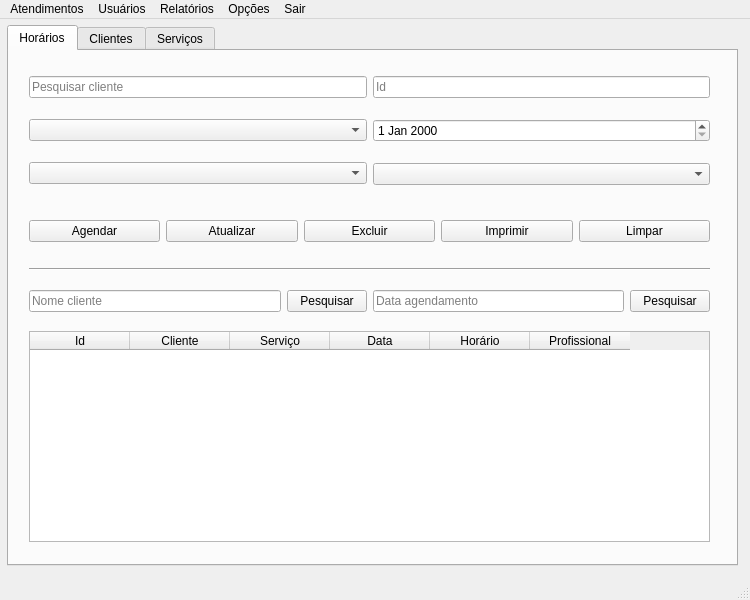
<?xml version="1.0" encoding="UTF-8"?>
<ui version="4.0">
 <class>MainWindow</class>
 <widget class="QMainWindow" name="MainWindow">
  <property name="geometry">
   <rect>
    <x>0</x>
    <y>0</y>
    <width>750</width>
    <height>600</height>
   </rect>
  </property>
  <property name="minimumSize">
   <size>
    <width>750</width>
    <height>600</height>
   </size>
  </property>
  <property name="windowTitle">
   <string>Tela Principal - Mehsys</string>
  </property>
  <widget class="QWidget" name="centralwidget">
   <widget class="QTabWidget" name="tabWidget">
    <property name="geometry">
     <rect>
      <x>7</x>
      <y>6</y>
      <width>731</width>
      <height>541</height>
     </rect>
    </property>
    <property name="sizePolicy">
     <sizepolicy hsizetype="Maximum" vsizetype="Maximum">
      <horstretch>0</horstretch>
      <verstretch>0</verstretch>
     </sizepolicy>
    </property>
    <property name="currentIndex">
     <number>0</number>
    </property>
    <widget class="QWidget" name="tabHor">
     <attribute name="title">
      <string>Horários</string>
     </attribute>
     <widget class="Line" name="line">
      <property name="geometry">
       <rect>
        <x>20</x>
        <y>210</y>
        <width>681</width>
        <height>16</height>
       </rect>
      </property>
      <property name="orientation">
       <enum>Qt::Horizontal</enum>
      </property>
     </widget>
     <widget class="QTableWidget" name="table_hor">
      <property name="geometry">
       <rect>
        <x>20</x>
        <y>280</y>
        <width>681</width>
        <height>211</height>
       </rect>
      </property>
      <column>
       <property name="text">
        <string>Id</string>
       </property>
      </column>
      <column>
       <property name="text">
        <string>Cliente</string>
       </property>
      </column>
      <column>
       <property name="text">
        <string>Serviço</string>
       </property>
      </column>
      <column>
       <property name="text">
        <string>Data</string>
       </property>
      </column>
      <column>
       <property name="text">
        <string>Horário</string>
       </property>
      </column>
      <column>
       <property name="text">
        <string>Profissional</string>
       </property>
      </column>
     </widget>
     <widget class="QWidget" name="layoutWidget">
      <property name="geometry">
       <rect>
        <x>20</x>
        <y>10</y>
        <width>681</width>
        <height>141</height>
       </rect>
      </property>
      <layout class="QHBoxLayout" name="horizontalLayout">
       <item>
        <layout class="QVBoxLayout" name="verticalLayout">
         <item>
          <widget class="QLineEdit" name="txtPesCli_hor">
           <property name="placeholderText">
            <string>Pesquisar cliente</string>
           </property>
           <property name="clearButtonEnabled">
            <bool>true</bool>
           </property>
          </widget>
         </item>
         <item>
          <widget class="QComboBox" name="cbbSer_hor">
           <property name="placeholderText">
            <string>Selecionar serviço</string>
           </property>
          </widget>
         </item>
         <item>
          <widget class="QComboBox" name="cbbPro_hor">
           <property name="placeholderText">
            <string>Selecionar Profissional</string>
           </property>
          </widget>
         </item>
        </layout>
       </item>
       <item>
        <layout class="QVBoxLayout" name="verticalLayout_2">
         <item>
          <widget class="QLineEdit" name="txtId_hor">
           <property name="placeholderText">
            <string>Id</string>
           </property>
          </widget>
         </item>
         <item>
          <widget class="QDateEdit" name="dat_hor"/>
         </item>
         <item>
          <widget class="QComboBox" name="cbbHor_hor">
           <property name="placeholderText">
            <string>Selecionar horário</string>
           </property>
          </widget>
         </item>
        </layout>
       </item>
      </layout>
     </widget>
     <widget class="QWidget" name="layoutWidget">
      <property name="geometry">
       <rect>
        <x>20</x>
        <y>155</y>
        <width>681</width>
        <height>51</height>
       </rect>
      </property>
      <layout class="QHBoxLayout" name="horizontalLayout_2">
       <item>
        <widget class="QPushButton" name="btnAge_hor">
         <property name="text">
          <string>Agendar</string>
         </property>
        </widget>
       </item>
       <item>
        <widget class="QPushButton" name="btnAtu_hor">
         <property name="text">
          <string>Atualizar</string>
         </property>
        </widget>
       </item>
       <item>
        <widget class="QPushButton" name="btnExc_hor">
         <property name="text">
          <string>Excluir</string>
         </property>
        </widget>
       </item>
       <item>
        <widget class="QPushButton" name="BtnImp_hor">
         <property name="text">
          <string>Imprimir</string>
         </property>
        </widget>
       </item>
       <item>
        <widget class="QPushButton" name="btnLim_hor">
         <property name="text">
          <string>Limpar</string>
         </property>
        </widget>
       </item>
      </layout>
     </widget>
     <widget class="QWidget" name="layoutWidget">
      <property name="geometry">
       <rect>
        <x>20</x>
        <y>230</y>
        <width>681</width>
        <height>41</height>
       </rect>
      </property>
      <layout class="QHBoxLayout" name="horizontalLayout_3">
       <item>
        <widget class="QLineEdit" name="txtPesNom_hor">
         <property name="placeholderText">
          <string>Nome cliente</string>
         </property>
         <property name="clearButtonEnabled">
          <bool>true</bool>
         </property>
        </widget>
       </item>
       <item>
        <widget class="QPushButton" name="btnPesNom_hor">
         <property name="text">
          <string>Pesquisar</string>
         </property>
        </widget>
       </item>
       <item>
        <widget class="QLineEdit" name="txtPesDat_hor">
         <property name="placeholderText">
          <string>Data agendamento</string>
         </property>
         <property name="clearButtonEnabled">
          <bool>true</bool>
         </property>
        </widget>
       </item>
       <item>
        <widget class="QPushButton" name="btnPesDat_hor">
         <property name="text">
          <string>Pesquisar</string>
         </property>
        </widget>
       </item>
      </layout>
     </widget>
    </widget>
    <widget class="QWidget" name="tabCli">
     <attribute name="title">
      <string>Clientes</string>
     </attribute>
     <widget class="QWidget" name="layoutWidget">
      <property name="geometry">
       <rect>
        <x>120</x>
        <y>230</y>
        <width>481</width>
        <height>41</height>
       </rect>
      </property>
      <layout class="QHBoxLayout" name="horizontalLayout_4">
       <item>
        <widget class="QLineEdit" name="txtPesNom_cli">
         <property name="placeholderText">
          <string>Nome cliente</string>
         </property>
         <property name="clearButtonEnabled">
          <bool>true</bool>
         </property>
        </widget>
       </item>
       <item>
        <widget class="QPushButton" name="btnPesNom_cli">
         <property name="text">
          <string>Pesquisar</string>
         </property>
        </widget>
       </item>
      </layout>
     </widget>
     <widget class="QTableWidget" name="table_cli">
      <property name="geometry">
       <rect>
        <x>20</x>
        <y>280</y>
        <width>681</width>
        <height>211</height>
       </rect>
      </property>
      <column>
       <property name="text">
        <string>Id</string>
       </property>
      </column>
      <column>
       <property name="text">
        <string>Nome</string>
       </property>
      </column>
      <column>
       <property name="text">
        <string>Sexo</string>
       </property>
      </column>
      <column>
       <property name="text">
        <string>CPF</string>
       </property>
      </column>
      <column>
       <property name="text">
        <string>Endereço</string>
       </property>
      </column>
      <column>
       <property name="text">
        <string>Fone</string>
       </property>
      </column>
     </widget>
     <widget class="QWidget" name="layoutWidget_2">
      <property name="geometry">
       <rect>
        <x>20</x>
        <y>155</y>
        <width>681</width>
        <height>51</height>
       </rect>
      </property>
      <layout class="QHBoxLayout" name="horizontalLayout_5">
       <item>
        <widget class="QPushButton" name="btnSal_cli">
         <property name="text">
          <string>Salvar</string>
         </property>
        </widget>
       </item>
       <item>
        <widget class="QPushButton" name="btnAtu_cli">
         <property name="text">
          <string>Atualizar</string>
         </property>
        </widget>
       </item>
       <item>
        <widget class="QPushButton" name="btnExc_cli">
         <property name="text">
          <string>Excluir</string>
         </property>
        </widget>
       </item>
       <item>
        <widget class="QPushButton" name="btnLim_cli">
         <property name="text">
          <string>Limpar</string>
         </property>
        </widget>
       </item>
      </layout>
     </widget>
     <widget class="QWidget" name="layoutWidget_3">
      <property name="geometry">
       <rect>
        <x>20</x>
        <y>10</y>
        <width>681</width>
        <height>141</height>
       </rect>
      </property>
      <layout class="QHBoxLayout" name="horizontalLayout_6">
       <item>
        <layout class="QVBoxLayout" name="verticalLayout_3">
         <item>
          <widget class="QLineEdit" name="txtNom_cli">
           <property name="placeholderText">
            <string>Nome cliente</string>
           </property>
           <property name="clearButtonEnabled">
            <bool>true</bool>
           </property>
          </widget>
         </item>
         <item>
          <widget class="QComboBox" name="cbcSex_cli">
           <property name="placeholderText">
            <string>Selecionar sexo</string>
           </property>
          </widget>
         </item>
         <item>
          <widget class="QLineEdit" name="txtCpf_cli">
           <property name="placeholderText">
            <string>CPF cliente</string>
           </property>
           <property name="clearButtonEnabled">
            <bool>true</bool>
           </property>
          </widget>
         </item>
        </layout>
       </item>
       <item>
        <layout class="QVBoxLayout" name="verticalLayout_4">
         <item>
          <widget class="QLineEdit" name="txtId_cli">
           <property name="placeholderText">
            <string>Id</string>
           </property>
          </widget>
         </item>
         <item>
          <widget class="QLineEdit" name="txtEnd_cli">
           <property name="placeholderText">
            <string>Endereço cliente</string>
           </property>
          </widget>
         </item>
         <item>
          <widget class="QLineEdit" name="txtFon_cli">
           <property name="placeholderText">
            <string>Fone cliente</string>
           </property>
          </widget>
         </item>
        </layout>
       </item>
      </layout>
     </widget>
     <widget class="Line" name="line_2">
      <property name="geometry">
       <rect>
        <x>20</x>
        <y>210</y>
        <width>681</width>
        <height>16</height>
       </rect>
      </property>
      <property name="orientation">
       <enum>Qt::Horizontal</enum>
      </property>
     </widget>
    </widget>
    <widget class="QWidget" name="tabSer">
     <attribute name="title">
      <string>Serviços</string>
     </attribute>
     <widget class="QWidget" name="layoutWidget_4">
      <property name="geometry">
       <rect>
        <x>120</x>
        <y>230</y>
        <width>481</width>
        <height>41</height>
       </rect>
      </property>
      <layout class="QHBoxLayout" name="horizontalLayout_7">
       <item>
        <widget class="QLineEdit" name="lineEdit_9">
         <property name="placeholderText">
          <string>Nome serviço</string>
         </property>
         <property name="clearButtonEnabled">
          <bool>true</bool>
         </property>
        </widget>
       </item>
       <item>
        <widget class="QPushButton" name="pushButton_15">
         <property name="text">
          <string>Pesquisar</string>
         </property>
        </widget>
       </item>
      </layout>
     </widget>
     <widget class="QTableWidget" name="table_ser">
      <property name="geometry">
       <rect>
        <x>20</x>
        <y>280</y>
        <width>681</width>
        <height>211</height>
       </rect>
      </property>
      <column>
       <property name="text">
        <string>Id</string>
       </property>
      </column>
      <column>
       <property name="text">
        <string>Nome</string>
       </property>
      </column>
      <column>
       <property name="text">
        <string>Profissional</string>
       </property>
      </column>
      <column>
       <property name="text">
        <string>Valor</string>
       </property>
      </column>
      <column>
       <property name="text">
        <string>Duração</string>
       </property>
      </column>
     </widget>
     <widget class="QWidget" name="layoutWidget_5">
      <property name="geometry">
       <rect>
        <x>20</x>
        <y>155</y>
        <width>681</width>
        <height>51</height>
       </rect>
      </property>
      <layout class="QHBoxLayout" name="horizontalLayout_8">
       <item>
        <widget class="QPushButton" name="pushButton_17">
         <property name="text">
          <string>Salvar</string>
         </property>
        </widget>
       </item>
       <item>
        <widget class="QPushButton" name="pushButton_18">
         <property name="text">
          <string>Atualizar</string>
         </property>
        </widget>
       </item>
       <item>
        <widget class="QPushButton" name="pushButton_19">
         <property name="text">
          <string>Excluir</string>
         </property>
        </widget>
       </item>
       <item>
        <widget class="QPushButton" name="pushButton_21">
         <property name="text">
          <string>Limpar</string>
         </property>
        </widget>
       </item>
      </layout>
     </widget>
     <widget class="QWidget" name="layoutWidget_6">
      <property name="geometry">
       <rect>
        <x>20</x>
        <y>10</y>
        <width>681</width>
        <height>141</height>
       </rect>
      </property>
      <layout class="QHBoxLayout" name="horizontalLayout_9">
       <item>
        <layout class="QVBoxLayout" name="verticalLayout_5">
         <item>
          <widget class="QLineEdit" name="txtNom_ser">
           <property name="placeholderText">
            <string>Nome serviço</string>
           </property>
           <property name="clearButtonEnabled">
            <bool>true</bool>
           </property>
          </widget>
         </item>
         <item>
          <widget class="QComboBox" name="cbbPro_ser">
           <property name="placeholderText">
            <string>Selecionar profissional</string>
           </property>
          </widget>
         </item>
         <item>
          <widget class="QLineEdit" name="txtSer_ser">
           <property name="placeholderText">
            <string>Valor serviço</string>
           </property>
           <property name="clearButtonEnabled">
            <bool>true</bool>
           </property>
          </widget>
         </item>
        </layout>
       </item>
       <item>
        <layout class="QVBoxLayout" name="verticalLayout_6">
         <item>
          <widget class="QLineEdit" name="txtId_ser">
           <property name="placeholderText">
            <string>Id</string>
           </property>
          </widget>
         </item>
         <item>
          <widget class="QTimeEdit" name="horHor_ser"/>
         </item>
         <item>
          <spacer name="verticalSpacer">
           <property name="orientation">
            <enum>Qt::Vertical</enum>
           </property>
           <property name="sizeType">
            <enum>QSizePolicy::Fixed</enum>
           </property>
           <property name="sizeHint" stdset="0">
            <size>
             <width>20</width>
             <height>45</height>
            </size>
           </property>
          </spacer>
         </item>
        </layout>
       </item>
      </layout>
     </widget>
     <widget class="Line" name="line_3">
      <property name="geometry">
       <rect>
        <x>20</x>
        <y>210</y>
        <width>681</width>
        <height>16</height>
       </rect>
      </property>
      <property name="orientation">
       <enum>Qt::Horizontal</enum>
      </property>
     </widget>
    </widget>
   </widget>
  </widget>
  <widget class="QMenuBar" name="menubar">
   <property name="geometry">
    <rect>
     <x>0</x>
     <y>0</y>
     <width>750</width>
     <height>28</height>
    </rect>
   </property>
   <widget class="QMenu" name="menuAtendimentos">
    <property name="title">
     <string>Atendimentos</string>
    </property>
    <addaction name="actionClientes"/>
    <addaction name="actionHor_rios"/>
    <addaction name="actionServi_os"/>
   </widget>
   <widget class="QMenu" name="menuClientes">
    <property name="title">
     <string>Usuários</string>
    </property>
    <addaction name="actionUsu_rios"/>
   </widget>
   <widget class="QMenu" name="menuHor_rios">
    <property name="title">
     <string>Relatórios</string>
    </property>
    <addaction name="actionClientes_2"/>
    <addaction name="actionHor_rios_2"/>
    <addaction name="actionServi_os_2"/>
   </widget>
   <widget class="QMenu" name="menuServi_os">
    <property name="title">
     <string>Opções</string>
    </property>
    <addaction name="actionAjuda"/>
    <addaction name="actionSair"/>
   </widget>
   <widget class="QMenu" name="menuSair">
    <property name="title">
     <string>Sair</string>
    </property>
    <addaction name="actionSair_2"/>
   </widget>
   <addaction name="menuAtendimentos"/>
   <addaction name="menuClientes"/>
   <addaction name="menuHor_rios"/>
   <addaction name="menuServi_os"/>
   <addaction name="menuSair"/>
  </widget>
  <widget class="QStatusBar" name="statusbar"/>
  <action name="actionClientes">
   <property name="text">
    <string>Clientes</string>
   </property>
  </action>
  <action name="actionHor_rios">
   <property name="text">
    <string>Horários</string>
   </property>
  </action>
  <action name="actionServi_os">
   <property name="text">
    <string>Serviços</string>
   </property>
  </action>
  <action name="actionUsu_rios">
   <property name="text">
    <string>Usuários</string>
   </property>
  </action>
  <action name="actionClientes_2">
   <property name="text">
    <string>Clientes</string>
   </property>
  </action>
  <action name="actionHor_rios_2">
   <property name="text">
    <string>Horários</string>
   </property>
  </action>
  <action name="actionServi_os_2">
   <property name="text">
    <string>Serviços</string>
   </property>
  </action>
  <action name="actionAjuda">
   <property name="text">
    <string>Ajuda</string>
   </property>
  </action>
  <action name="actionSair">
   <property name="text">
    <string>Adicionar horários</string>
   </property>
  </action>
  <action name="actionSair_2">
   <property name="text">
    <string>Sair</string>
   </property>
  </action>
 </widget>
 <resources/>
 <connections/>
</ui>
